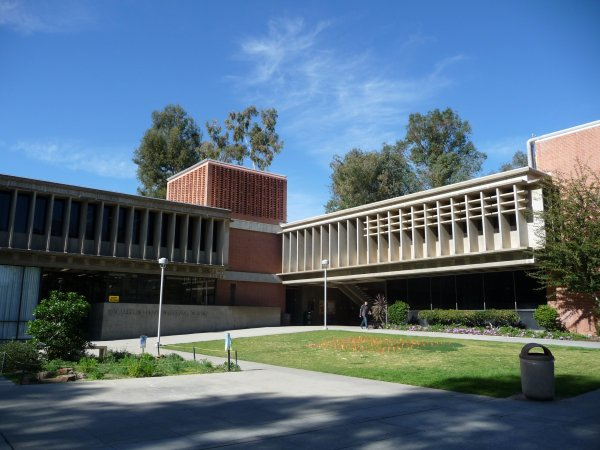
#> input picture cppEnvDesign.jpeg, 600 x 450 px, found by its file name
$ jupyter execute johnsonwei_assignment2.ipynb   (older library calls are emulated)
#> lines starting #> are read from the running program, lines starting #| are printed output that depends on the picture; after the words box and inside, x2 and y2 are one past the last pixel; in counts of white or black regions, pixels touching at a corner belong together
### CS 5190 Assignment 2
### Johnson Wei (004150718)

[cell 1]
import cv2
import numpy as np
from matplotlib import pyplot as plt
import math

[cell 2]
# Creating a function to display images side by side so that we can visually compare the two.
# Result: image1 and image2 will displayed left to right, respectively.
def postPicsSideBySide(image1, image2):
    pic = plt.figure()
    pic.set_figheight(10)
    pic.set_figwidth(10)
    pic.add_subplot(1,2,1)
    plt.imshow(image1, cmap='gray')

    # add image2
    pic.add_subplot(1,2,2)
    plt.imshow(image2, cmap='gray')

    plt.show()

[cell 3]
# Pad an image with zeros for Hysteresis processing
# border_thickness - a value of 1 indicates that the img_matrix will be surrounded by a border thickness
# of size 1 (zeros are used for padding)
def padImage(img_matrix, border_thickness):
  padded_matrix = img_matrix.copy()
  # create top border
  vertical = np.zeros((border_thickness, padded_matrix.shape[1]), dtype=np.uint8)
  padded_matrix = np.vstack((vertical, padded_matrix, vertical))

  horizontal = np.zeros((padded_matrix.shape[0], border_thickness), dtype=np.uint8)
  padded_matrix = np.hstack((horizontal, padded_matrix, horizontal))
  return padded_matrix

[cell 4]
# calculate the hypotenuse (similar to np.hypot function)
# Condition: matrix_a & matrix_b are of the same dimensions
def getHypotenuse(matrix_a, matrix_b):
    if matrix_a.shape != matrix_b.shape:
        raise('matrix_a & matrix_b both must have same dimensions!')
    hypotenuse = np.zeros((matrix_a.shape[0], matrix_a.shape[1]), dtype=np.float32)
    for row in range(hypotenuse.shape[0]):
        for col in range(hypotenuse.shape[1]):
            hypotenuse[row, col] = math.sqrt((matrix_a[row, col]**2 + matrix_b[row, col]**2))
    return hypotenuse

[cell 5]
# load image file that we will be working on
# modify directory path string to accommodate "your" relative path.
img = cv2.imread('/Users/johnsonFreemanClarke/Pictures/cppEnvDesign.jpeg', 0)
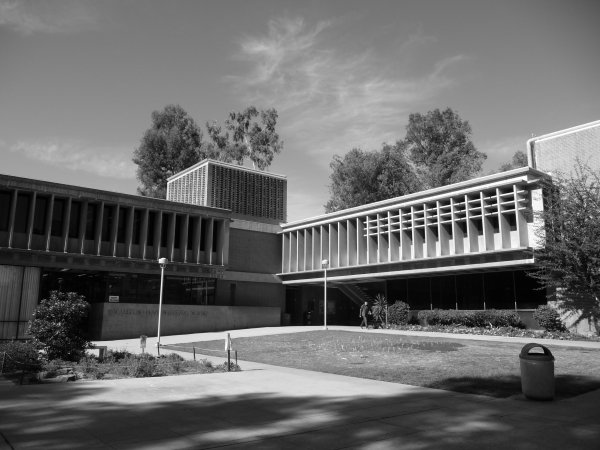
#> img: shape (450, 600); min 0, max 255, mean 105.2
plt.imshow(img, cmap = 'gray', interpolation = 'bicubic')
plt.show()

## Step 1: Smooth original image

[cell 6]
# We're allowed to use the cv2 GaussianBlur function for step 1
filter_size = (3,3) # (m, n) must be odd values
sigma = 0.2
blur = cv2.GaussianBlur(img, filter_size, sigma)
postPicsSideBySide(img, blur)

## Step 2: Compute Gradient magnitude and direction

[cell 7]
# Using (3x3) sobel filters for x and y directions
# Condition: image should be converted to numpy array
# Returns: tuple of Matrices: (gradient magnitude, gradient radian)
def getGradient(image):
    # We are permitted to use Sobel filters
    # x-direction
    sobel_x = cv2.Sobel(image, cv2.CV_64F, 1, 0, ksize=3)
    # y-direction
    sobel_y = cv2.Sobel(image, cv2.CV_64F, 0, 1, ksize=3)
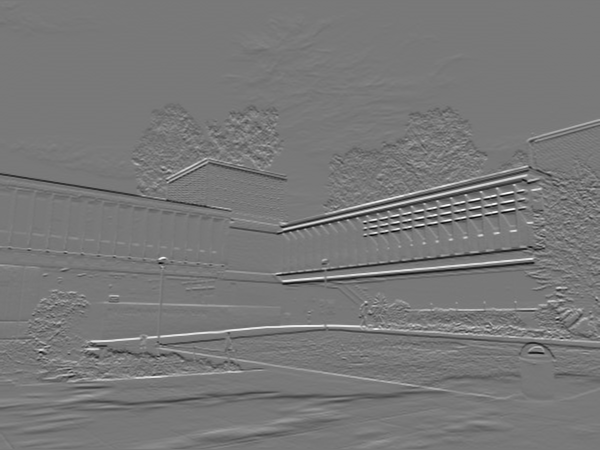
#> sobel_y: shape (450, 600) float64; min -805, max 897, mean -1; drawn with min black and max white

    hypo_matrix = getHypotenuse(sobel_x, sobel_y)
#> after the loop in getHypotenuse, `for row in range(hypotenuse.shape[0]):`:
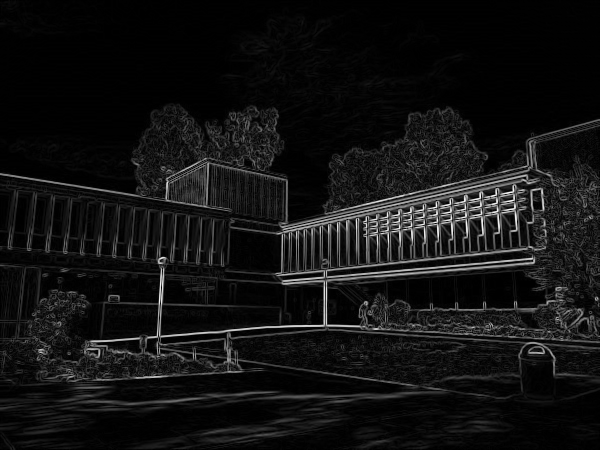
#> hypotenuse: shape (450, 600) float32; min 0, max 921, mean 67.5; drawn with min black and max white
    hypo_matrix = hypo_matrix/hypo_matrix.max() * 255 # normalize the gradient intensity values

    angle_matrix = np.arctan2(sobel_y, sobel_x) # first param (y) is numerator

    return (hypo_matrix, angle_matrix)

grad_tuple = getGradient(blur)

[cell 8]
# grad_tuple[0] = gradient magnitudes
# grad_tuple[1] = gradient radians
plt.imshow(grad_tuple[0], cmap = 'gray', interpolation = 'bicubic')
plt.rcParams["figure.figsize"] = [15, 9]
plt.show()

### Step 3: Non-Maxima Suppression

[cell 9]
# grad_img & grad_angles are matrices computed from getGradient function
# grad_intensities: gradient intensity image matrix
# grad_radians: gradient matrix with radian values
def getNonMaximaSuppression(grad_intensities, grad_radians):
    rows = img.shape[0]
#> rows = 450
    cols = img.shape[1]
#> cols = 600

    # Create updated image to hold process of non maxima suppression
    updated_image = np.zeros((rows, cols), dtype=np.int32)

    angle_matrix = grad_radians.copy()
    angle_matrix *= 180 / np.pi # convert radians to angles

    for i in range(angle_matrix.shape[0]):
        for j in range(angle_matrix.shape[1]):
            if angle_matrix[i, j] < 0:
                angle_matrix[i, j] += 180 # we add 180 to get the positive version of the negative angle
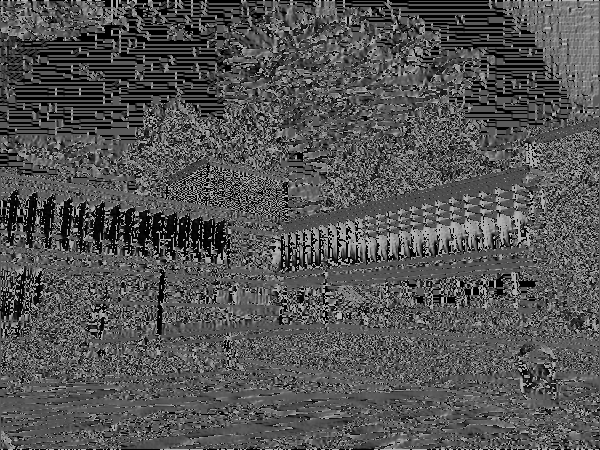
#> angle_matrix: shape (450, 600) float64; min 0, max 180, mean 83.8

    # Our logic for computing the non maxima suppression starts here
    # We keep in mind the graph from the lecture slides from 0 to 180 degrees
    for i in range(1, rows - 1): # we will stay within the image boundary
        for j in range(1, cols - 1):
            neighbor1 = 255 # at any given angle, there will always be two neighbors that we check for
            neighbor2 = 255

            # If angle is between [0, 22.5) or [157.5, 180]
            if (0 <= angle_matrix[i, j] < 22.5) or (157.5 <= angle_matrix[i, j] <= 180):
                neighbor1 = grad_intensities[i, j + 1]
                neighbor2 = grad_intensities[i, j - 1]
            # If angle is between [22.5, 67.5)
            elif (22.5 <= angle_matrix[i, j] < 67.5):
                neighbor1 = grad_intensities[i - 1, j - 1]
                neighbor2 = grad_intensities[i + 1, j + 1]
            # If angle is between [67.5, 112.5)
            elif (67.5 <= angle_matrix[i, j] < 112.5):
                neighbor1 = grad_intensities[i + 1, j]
                neighbor2 = grad_intensities[i - 1, j]
            # If angle is between [112.5, 157.5)
            elif (112.5 <= angle_matrix[i, j] < 157.5):
                neighbor1 = grad_intensities[i + 1, j - 1]
                neighbor2 = grad_intensities[i - 1, j + 1]

            if (grad_intensities[i, j] >= neighbor1) and (grad_intensities[i, j] >= neighbor2):
                updated_image[i, j] = grad_intensities[i, j]
            else:
                updated_image[i, j] = 0
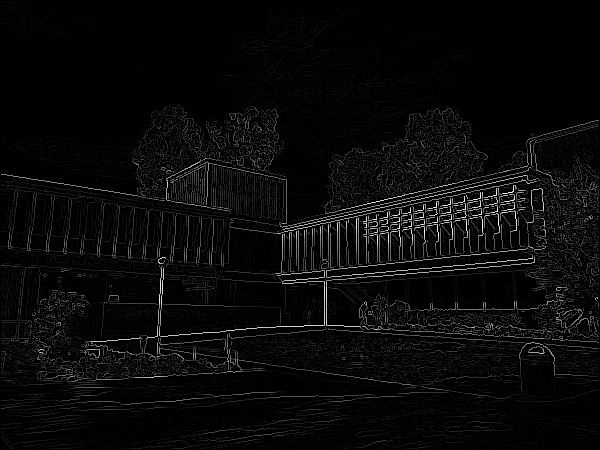
#> updated_image: shape (450, 600) int32; min 0, max 255, mean 9.2
    return updated_image

[cell 10]
# grad_tuple[0] = gradient magnitudes
# grad_tuple[1] = gradient radians
step3image = getNonMaximaSuppression(grad_tuple[0], grad_tuple[1])
plt.imshow(step3image, cmap = 'gray', interpolation = 'bicubic')
# plt.rcParams["figure.figsize"] = [15, 9]
plt.show()

### Step 4: Hysteresis Thresholding

[cell 11]
# Obtain strong-edge & weak edge matrix (high and low thresholding)
# returns: tuple of strong & weak edge matrices
def getThresholdEdges(non_maxima_matrix, high_ratio=0.2, low_ratio=0.1):
    # Find largest value in non_maxima_matrix
#> called with high_ratio = 0.2, low_ratio = 0.1
    largest = non_maxima_matrix.max()
#> largest = 255

    # Determines strong & weak edges
    high_thresh = 0.2 * largest
#> high_thresh = 51
    low_thresh = 0.1 * largest
#> low_thresh = 25.5

    # Create strong & weak edge matrix
    strong_edges = np.zeros((non_maxima_matrix.shape[0], non_maxima_matrix.shape[1]), dtype=np.uint8)
    weak_edges = np.zeros((non_maxima_matrix.shape[0], non_maxima_matrix.shape[1]), dtype=np.uint8)

    # Mark the strong and weak edges accordingly
    for i in range(non_maxima_matrix.shape[0]):
        for j in range(non_maxima_matrix.shape[1]):
            if non_maxima_matrix[i, j] >= high_thresh:
                strong_edges[i, j] = 255
            if(low_thresh <= non_maxima_matrix[i, j] < high_thresh):
                weak_edges[i, j] = 255
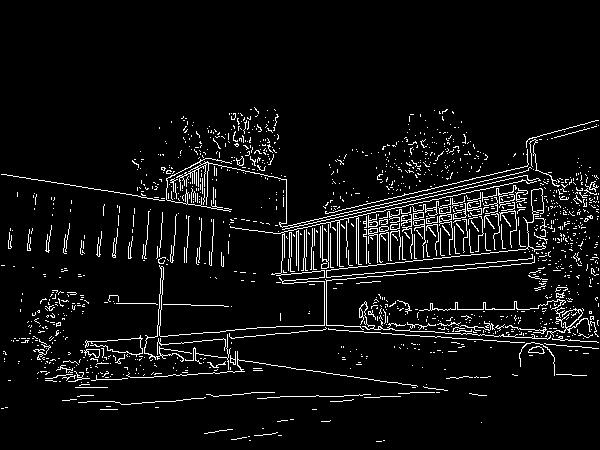
#> strong_edges: shape (450, 600); 5.7% white in thin lines or dots, all inside (x1, y1, x2, y2) = (1, 107, 599, 442)
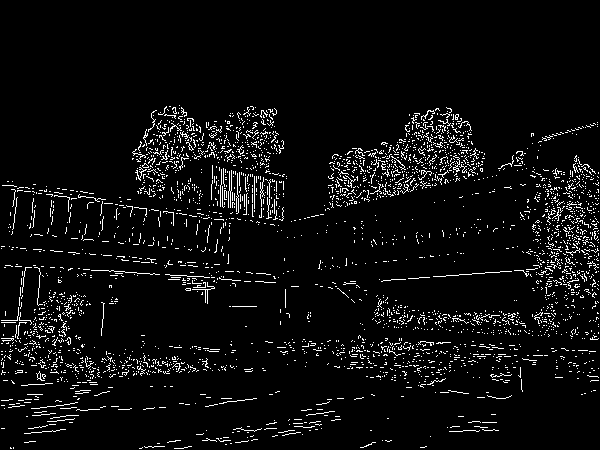
#> weak_edges: shape (450, 600); 5.1% white in thin lines or dots, all inside (x1, y1, x2, y2) = (1, 105, 599, 449)
    return (strong_edges, weak_edges)

[cell 12]
A = getThresholdEdges(step3image)
postPicsSideBySide(A[0], A[1]) # strong pixels(left), weak (right)
#> in padImage, `padded_matrix = np.vstack((vertical, padded_matrix, vertical))`: padded_matrix: shape (452, 600); 5.7% white in thin lines or dots, all inside (x1, y1, x2, y2) = (1, 108, 599, 443)
#> in padImage, `padded_matrix = np.hstack((horizontal, padded_matrix, horizontal))`: padded_matrix: shape (452, 602); 5.7% white in thin lines or dots, all inside (x1, y1, x2, y2) = (2, 108, 600, 443)
#> in padImage (call 2), `padded_matrix = np.vstack((vertical, padded_matrix, vertical))`: padded_matrix: shape (452, 600); 5.1% white in thin lines or dots, all inside (x1, y1, x2, y2) = (1, 106, 599, 450)
#> in padImage (call 2), `padded_matrix = np.hstack((horizontal, padded_matrix, horizontal))`: padded_matrix: shape (452, 602); 5.1% white in thin lines or dots, all inside (x1, y1, x2, y2) = (2, 106, 600, 450)

# We can view individual images of strong or weak edges in larger/detailed scale using the code below:
# A[0] represents strong edges, A[1] represents weak edges

# plt.imshow(A[0], cmap = 'gray', interpolation = 'bicubic')
# # plt.rcParams["figure.figsize"] = [15, 9]
# plt.show()

### Bonus Points consideration: deep search implementation used for linking edges

[cell 13]
# Recursive function that checks for its neighbors
def checkWeakNeighbors(weak, updated, row, col):
  if (row < 0) or (col < 0):
    pass
  else:
    try:
      if weak[row, col] == 255:
        # set weak[row, col] to 0 to prevent future checks
        weak[row, col] = 0
        updated[row, col] = 255
        # now check for weak links in a clock-wise fashion, starting from upper left
        checkWeakNeighbors(weak, updated, row-1, col-1) # upper left
        checkWeakNeighbors(weak, updated, row-1, col) # top
        checkWeakNeighbors(weak, updated, row-1, col+1) # upper right
        checkWeakNeighbors(weak, updated, row, col-1) # left
        checkWeakNeighbors(weak, updated, row, col+1) # right most
        checkWeakNeighbors(weak, updated, row+1, col-1) # bottom left
        checkWeakNeighbors(weak, updated, row+1, col) # bottom
        checkWeakNeighbors(weak, updated, row+1, col+1) # bottom right
    except IndexError as e:
      pass


# just loop within image area (range row+1,row-1) (range(col+1, col-1)
# updated - represents the padded image
# resursion: if we encounter a strong edge, check weak matrix to recursively connect edges
def getHysteresis(strong, weak, updated):
  # need to check neighbors: upper left, top, upper  right, left, right, lower left, bottom, lower right
  for row in range(1,updated.shape[0]-1):
    for col in range(1, updated.shape[1]-1):
      if strong[row, col] == 255:
        updated[row, col] = 255
        # now check for weak links in a clock-wise fashion
        checkWeakNeighbors(weak, updated, row-1, col-1) # upper left
        checkWeakNeighbors(weak, updated, row-1, col) # top
        checkWeakNeighbors(weak, updated, row-1, col+1) # upper right
        checkWeakNeighbors(weak, updated, row, col-1) # left
        checkWeakNeighbors(weak, updated, row, col+1) # right most
        checkWeakNeighbors(weak, updated, row+1, col-1) # bottom left
        checkWeakNeighbors(weak, updated, row+1, col) # bottom
        checkWeakNeighbors(weak, updated, row+1, col+1) # bottom right
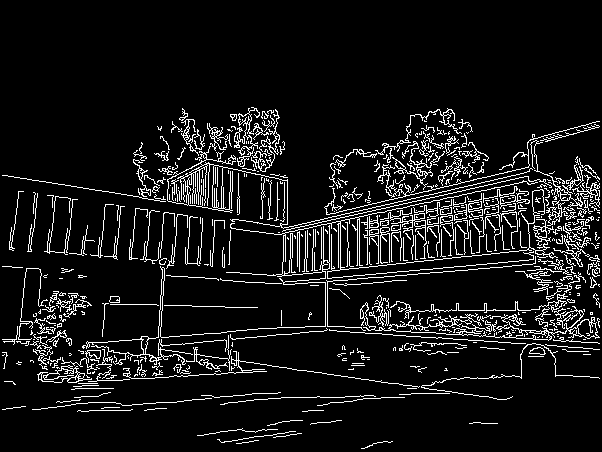
#> updated: shape (452, 602); 8.7% white in thin lines or dots, all inside (x1, y1, x2, y2) = (2, 107, 600, 449)
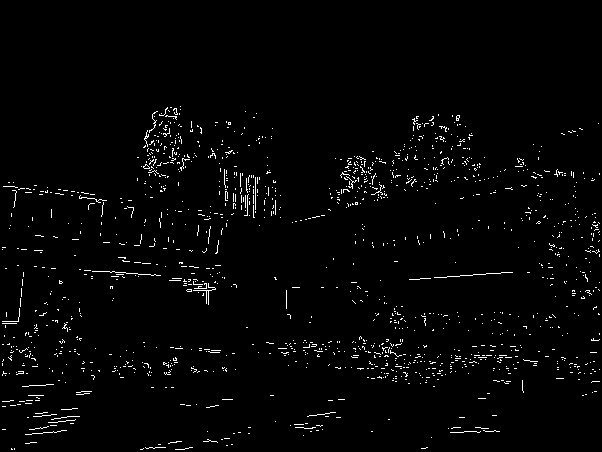
#> weak: shape (452, 602); 2% white in thin lines or dots, all inside (x1, y1, x2, y2) = (2, 106, 600, 450)
  return updated

### My implementation of canny edge detection result

[cell 14]
# We will update our strong edges, weak edges, and updated matrix with padding
strong_edges = A[0].copy()
strong_edges = padImage(strong_edges, 1) # pad image with border of zeros

weak_edges = A[1].copy()
weak_edges = padImage(weak_edges, 1)

# We could of also copied the strong_edges since it's the same dimensions as the weak_edges
updated = np.zeros((weak_edges.shape[0], weak_edges.shape[1]), dtype=np.uint8)

getHysteresis(strong_edges, weak_edges, updated)

# No we trim the borders off of the image by assigning result matrix to contain the slices
# of updated matrix without the borders.
result = updated.copy()
result = result[1:result.shape[0]-1, 1:result.shape[1]-1]

plt.imshow(result, cmap = 'gray', interpolation = 'bicubic')
# # plt.rcParams["figure.figsize"] = [15, 9]
plt.show()

[cell 15]
# save output of image
my_result = result.copy()
status = cv2.imwrite('/Users/johnsonFreemanClarke/Pictures/myCannyEdgeResult.jpeg', my_result)
if status != True:
    print('Please check your directory file path name and try again')

### Displaying cv2.Canny function result

[cell 16]
original_img = cv2.imread('/Users/johnsonFreemanClarke/Pictures/cppEnvDesign.jpeg', 0)
canny_result = cv2.Canny(original_img, 100, 200) # use blurred image from initial steps above
#> canny_result: shape (450, 600); 9.7% white in thin lines or dots, all inside (x1, y1, x2, y2) = (0, 104, 600, 448)
plt.imshow(canny_result, cmap = 'gray', interpolation = 'bicubic')
plt.show()

[cell 17]
# save output of cv2.Canny resultant image
my_canny_result = canny_result.copy()
status = cv2.imwrite('/Users/johnsonFreemanClarke/Pictures/cv2CannyResult.jpeg', my_canny_result)
if status != True:
    print('Please check your directory file path name and try again')

### Displaying cv2.Laplacian function result

[cell 18]
laplacian_img = cv2.Laplacian(blur, cv2.CV_8U, 3) # where kernel_size = 3
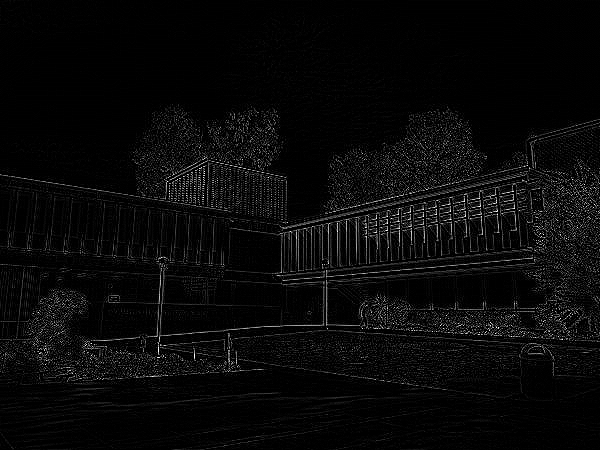
#> laplacian_img: shape (450, 600); min 0, max 255, mean 9.2
plt.imshow(laplacian_img, cmap = 'gray', interpolation = 'bicubic')
plt.show()
